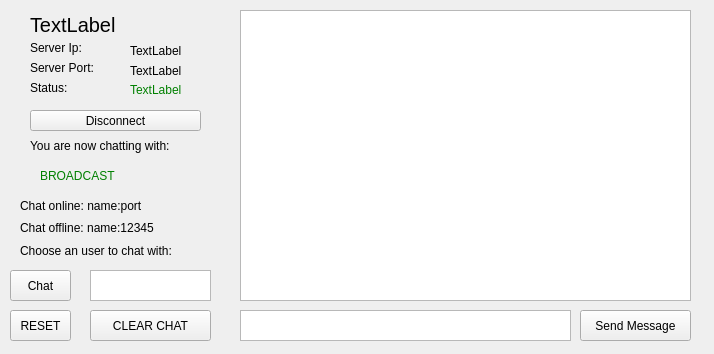
<?xml version="1.0" encoding="UTF-8"?>
<ui version="4.0">
 <class>Client</class>
 <widget class="QWidget" name="Client">
  <property name="geometry">
   <rect>
    <x>0</x>
    <y>0</y>
    <width>714</width>
    <height>354</height>
   </rect>
  </property>
  <property name="windowTitle">
   <string>Form</string>
  </property>
  <widget class="QLabel" name="label_2">
   <property name="geometry">
    <rect>
     <x>30</x>
     <y>40</y>
     <width>121</width>
     <height>16</height>
    </rect>
   </property>
   <property name="text">
    <string>Server Ip:</string>
   </property>
  </widget>
  <widget class="QLabel" name="label_3">
   <property name="geometry">
    <rect>
     <x>30</x>
     <y>60</y>
     <width>101</width>
     <height>16</height>
    </rect>
   </property>
   <property name="text">
    <string>Server Port:</string>
   </property>
  </widget>
  <widget class="QLabel" name="label_4">
   <property name="geometry">
    <rect>
     <x>30</x>
     <y>80</y>
     <width>101</width>
     <height>16</height>
    </rect>
   </property>
   <property name="text">
    <string>Status:</string>
   </property>
  </widget>
  <widget class="QLabel" name="serveripLabel">
   <property name="geometry">
    <rect>
     <x>130</x>
     <y>40</y>
     <width>351</width>
     <height>21</height>
    </rect>
   </property>
   <property name="text">
    <string>TextLabel</string>
   </property>
  </widget>
  <widget class="QLabel" name="serverportLabel">
   <property name="geometry">
    <rect>
     <x>130</x>
     <y>60</y>
     <width>161</width>
     <height>21</height>
    </rect>
   </property>
   <property name="text">
    <string>TextLabel</string>
   </property>
  </widget>
  <widget class="QLabel" name="statusLabel">
   <property name="geometry">
    <rect>
     <x>130</x>
     <y>80</y>
     <width>219</width>
     <height>19</height>
    </rect>
   </property>
   <property name="styleSheet">
    <string notr="true">color: green;</string>
   </property>
   <property name="text">
    <string>TextLabel</string>
   </property>
  </widget>
  <widget class="QLabel" name="username">
   <property name="geometry">
    <rect>
     <x>30</x>
     <y>10</y>
     <width>361</width>
     <height>29</height>
    </rect>
   </property>
   <property name="styleSheet">
    <string notr="true">font: 57 11pt &quot;Ubuntu&quot;;
font-size: 20px;</string>
   </property>
   <property name="text">
    <string>TextLabel</string>
   </property>
  </widget>
  <widget class="QPushButton" name="pushButton">
   <property name="geometry">
    <rect>
     <x>30</x>
     <y>110</y>
     <width>171</width>
     <height>21</height>
    </rect>
   </property>
   <property name="text">
    <string>Disconnect</string>
   </property>
  </widget>
  <widget class="QTextEdit" name="textEditObj">
   <property name="geometry">
    <rect>
     <x>240</x>
     <y>310</y>
     <width>331</width>
     <height>31</height>
    </rect>
   </property>
  </widget>
  <widget class="QPushButton" name="pushButton_2">
   <property name="geometry">
    <rect>
     <x>580</x>
     <y>310</y>
     <width>111</width>
     <height>31</height>
    </rect>
   </property>
   <property name="text">
    <string>Send Message</string>
   </property>
  </widget>
  <widget class="QTextBrowser" name="textBrowser1">
   <property name="geometry">
    <rect>
     <x>240</x>
     <y>10</y>
     <width>451</width>
     <height>291</height>
    </rect>
   </property>
  </widget>
  <widget class="QLabel" name="label_5">
   <property name="geometry">
    <rect>
     <x>20</x>
     <y>240</y>
     <width>201</width>
     <height>21</height>
    </rect>
   </property>
   <property name="text">
    <string>Choose an user to chat with:</string>
   </property>
  </widget>
  <widget class="QPushButton" name="pushButton_4">
   <property name="geometry">
    <rect>
     <x>10</x>
     <y>270</y>
     <width>61</width>
     <height>31</height>
    </rect>
   </property>
   <property name="text">
    <string>Chat</string>
   </property>
  </widget>
  <widget class="QLabel" name="myNumber">
   <property name="geometry">
    <rect>
     <x>10</x>
     <y>330</y>
     <width>67</width>
     <height>17</height>
    </rect>
   </property>
   <property name="text">
    <string/>
   </property>
  </widget>
  <widget class="QTextEdit" name="chatwithEdit">
   <property name="geometry">
    <rect>
     <x>90</x>
     <y>270</y>
     <width>121</width>
     <height>31</height>
    </rect>
   </property>
  </widget>
  <widget class="QLabel" name="label">
   <property name="geometry">
    <rect>
     <x>30</x>
     <y>130</y>
     <width>191</width>
     <height>31</height>
    </rect>
   </property>
   <property name="text">
    <string>You are now chatting with:</string>
   </property>
  </widget>
  <widget class="QPushButton" name="pushButton_3">
   <property name="geometry">
    <rect>
     <x>10</x>
     <y>310</y>
     <width>61</width>
     <height>31</height>
    </rect>
   </property>
   <property name="text">
    <string>RESET</string>
   </property>
  </widget>
  <widget class="QLabel" name="chatwithLabel">
   <property name="geometry">
    <rect>
     <x>40</x>
     <y>150</y>
     <width>171</width>
     <height>51</height>
    </rect>
   </property>
   <property name="styleSheet">
    <string notr="true">color: green;
font: 57 italic 16pt &quot;Ubuntu&quot;;</string>
   </property>
   <property name="text">
    <string>BROADCAST</string>
   </property>
  </widget>
  <widget class="QPushButton" name="pushButton_5">
   <property name="geometry">
    <rect>
     <x>90</x>
     <y>310</y>
     <width>121</width>
     <height>31</height>
    </rect>
   </property>
   <property name="text">
    <string>CLEAR CHAT</string>
   </property>
  </widget>
  <widget class="QLabel" name="label_6">
   <property name="geometry">
    <rect>
     <x>20</x>
     <y>180</y>
     <width>161</width>
     <height>51</height>
    </rect>
   </property>
   <property name="text">
    <string>Chat online: name:port</string>
   </property>
  </widget>
  <widget class="QLabel" name="label_7">
   <property name="geometry">
    <rect>
     <x>20</x>
     <y>220</y>
     <width>201</width>
     <height>16</height>
    </rect>
   </property>
   <property name="text">
    <string>Chat offline: name:12345</string>
   </property>
  </widget>
 </widget>
 <resources/>
 <connections/>
</ui>
